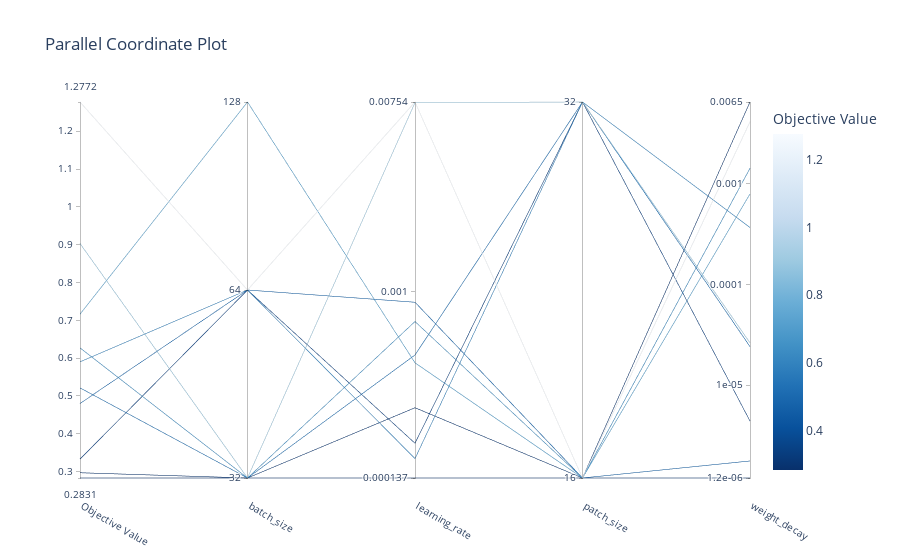

Notebook code cell kept with this figure:
### Code cell
plot_parallel_coordinate(jl)

### Figure 1 — Plotly figure (JSON) as saved in the notebook; plotly's stock layout.template omitted (floating-point values rounded to 4 significant figures)
{"data": [{"dimensions": [{"label": "Objective Value", "range": [0.2831, 1.277], "values": [0.6271, 0.2969, 0.2831, 0.9029, 0.5214, 0.4801, 1.277, 0.5902, 0.333, 0.7163]}, {"label": "batch_size", "range": [0, 2], "ticktext": ["32", "64", "128"], "tickvals": [0, 1, 2], "values": [0, 0, 0, 0, 0, 1, 1, 1, 1, 2]}, {"label": "learning_rate", "range": [-3.862, -2.123], "ticktext": ["0.000137", "0.001", "0.00754"], "tickvals": [-3.862, -3, -2.123], "values": [-3.138, -3.537, -3.862, -2.126, -3.293, -3.049, -2.123, -3.772, -3.701, -3.329]}, {"label": "patch_size", "range": [0, 1], "ticktext": ["16", "32"], "tickvals": [0, 1], "values": [0, 0, 0, 1, 1, 0, 0, 1, 1, 0]}, {"label": "weight_decay", "range": [-5.921, -2.187], "ticktext": ["1.2e-06", "1e-05", "0.0001", "0.001", "0.0065"], "tickvals": [-5.921, -5, -4, -3, -2.187], "values": [-2.845, -5.921, -2.187, -4.579, -4.616, -5.752, -2.383, -3.433, -5.356, -3.1]}], "labelangle": 30, "labelside": "bottom", "line": {"color": [0.6271, 0.2969, 0.2831, 0.9029, 0.5214, 0.4801, 1.277, 0.5902, 0.333, 0.7163], "colorbar": {"title": {"text": "Objective Value"}}, "colorscale": [[0, "rgb(247,251,255)"], [0.125, "rgb(222,235,247)"], [0.25, "rgb(198,219,239)"], [0.375, "rgb(158,202,225)"], [0.5, "rgb(107,174,214)"], [0.625, "rgb(66,146,198)"], [0.75, "rgb(33,113,181)"], [0.875, "rgb(8,81,156)"], [1, "rgb(8,48,107)"]], "reversescale": true, "showscale": true}, "type": "parcoords"}], "layout": {"title": {"text": "Parallel Coordinate Plot"}}}
